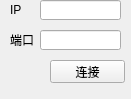
                 <widget class="QWidget" name="tcp_cfg">
                  <property name="geometry">
                   <rect>
                    <x>0</x>
                    <y>0</y>
                    <width>131</width>
                    <height>99</height>
                   </rect>
                  </property>
                  <attribute name="label">
                   <string>TCP/IP配置</string>
                  </attribute>
                  <widget class="QLabel" name="label_5">
                   <property name="geometry">
                    <rect>
                     <x>10</x>
                     <y>30</y>
                     <width>61</width>
                     <height>20</height>
                    </rect>
                   </property>
                   <property name="text">
                    <string>端口</string>
                   </property>
                   <property name="buddy">
                    <cstring>e_tcp_port</cstring>
                   </property>
                  </widget>
                  <widget class="QLabel" name="label_4">
                   <property name="geometry">
                    <rect>
                     <x>10</x>
                     <y>0</y>
                     <width>54</width>
                     <height>20</height>
                    </rect>
                   </property>
                   <property name="text">
                    <string>IP</string>
                   </property>
                   <property name="buddy">
                    <cstring>e_ipaddr</cstring>
                   </property>
                  </widget>
                  <widget class="QLineEdit" name="e_tcp_port">
                   <property name="geometry">
                    <rect>
                     <x>40</x>
                     <y>30</y>
                     <width>81</width>
                     <height>20</height>
                    </rect>
                   </property>
                  </widget>
                  <widget class="QPushButton" name="b_connect">
                   <property name="geometry">
                    <rect>
                     <x>50</x>
                     <y>60</y>
                     <width>75</width>
                     <height>23</height>
                    </rect>
                   </property>
                   <property name="text">
                    <string>连接</string>
                   </property>
                  </widget>
                  <widget class="QLineEdit" name="e_ipaddr">
                   <property name="geometry">
                    <rect>
                     <x>40</x>
                     <y>0</y>
                     <width>81</width>
                     <height>20</height>
                    </rect>
                   </property>
                  </widget>
                 </widget>
